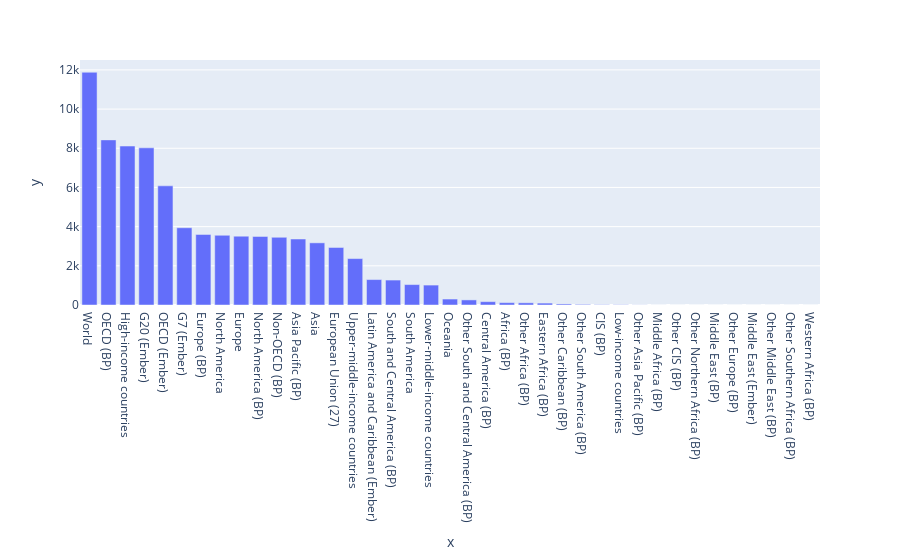

Here is the notebook cell this chart was saved with:
### Code cell
# 8
#For Biomass dataset, Find all the continents and group of countries except individual country names. For Example : World, Asia, Europe are not countires they are either continents or Group of countries.
read_cursor = myconnection.cursor(buffered=True, named_tuple=True)

#Find all the continents and group of countries excepct individual country names.
query_string_only_continents_group_countries = (
"SELECT SUM(TWh) as TWh_Sum, Country FROM Biomass_electricity GROUP BY Country HAVING Country like 'Asia%' OR Country LIKE 'Europe%' OR Country LIKE 'South%America%' OR Country LIKE 'North%America%' OR Country LIKE '%(BP)' OR Country LIKE '%countries' OR Country LIKE '%(Ember)' OR Country LIKE 'Oceania' OR Country LIKE 'World' ORDER BY TWh_Sum DESC;")

read_cursor.execute(query_string_only_continents_group_countries)

#Converting output into dataframe for visualization.
columns = [desc[0] for desc in read_cursor.description]
data_df = pd.DataFrame(read_cursor.fetchall(), columns=columns)
print_queries(read_cursor);
read_cursor.close()

data_df.head(10)

import plotly.express as px
fig = px.bar(x=data_df["Country"], y=data_df["TWh_Sum"])
fig.show()

read_cursor.close()

### Figure 1 — Plotly figure (JSON) as saved in the notebook; plotly's stock layout.template omitted (floating-point values rounded to 4 significant figures)
{"data": [{"alignmentgroup": "True", "hovertemplate": "x=%{x}<br>y=%{y}<extra></extra>", "legendgroup": "", "marker": {"color": "#636efa", "pattern": {"shape": ""}}, "name": "", "offsetgroup": "", "orientation": "v", "showlegend": false, "textposition": "auto", "type": "bar", "x": ["World", "OECD (BP)", "High-income countries", "G20 (Ember)", "OECD (Ember)", "G7 (Ember)", "Europe (BP)", "North America", "Europe", "North America (BP)", "Non-OECD (BP)", "Asia Pacific (BP)", "Asia", "European Union (27)", "Upper-middle-income countries", "Latin America and Caribbean (Ember)", "South and Central America (BP)", "South America", "Lower-middle-income countries", "Oceania", "Other South and Central America (BP)", "Central America (BP)", "Africa (BP)", "Other Africa (BP)", "Eastern Africa (BP)", "Other Caribbean (BP)", "Other South America (BP)", "CIS (BP)", "Low-income countries", "Other Asia Pacific (BP)", "Middle Africa (BP)", "Other CIS (BP)", "Other Northern Africa (BP)", "Middle East (BP)", "Other Europe (BP)", "Middle East (Ember)", "Other Middle East (BP)", "Other Southern Africa (BP)", "Western Africa (BP)"], "xaxis": "x", "y": [11880, 8428, 8113, 8022, 6082, 3943, 3601, 3558, 3514, 3501, 3455, 3369, 3173, 2936, 2370, 1298, 1273, 1043, 1017, 304, 260, 170, 120, 112, 97, 53, 31, 15, 12, 5, 1, 0, 0, 0, 0, 0, 0, 0, 0], "yaxis": "y"}], "layout": {"autosize": true, "barmode": "relative", "legend": {"tracegroupgap": 0}, "margin": {"t": 60}, "xaxis": {"anchor": "y", "autorange": true, "domain": [0, 1], "range": [-0.5, 38.5], "title": {"text": "x"}, "type": "category"}, "yaxis": {"anchor": "x", "autorange": true, "domain": [0, 1], "range": [0, 12510.0], "title": {"text": "y"}, "type": "linear"}}}
